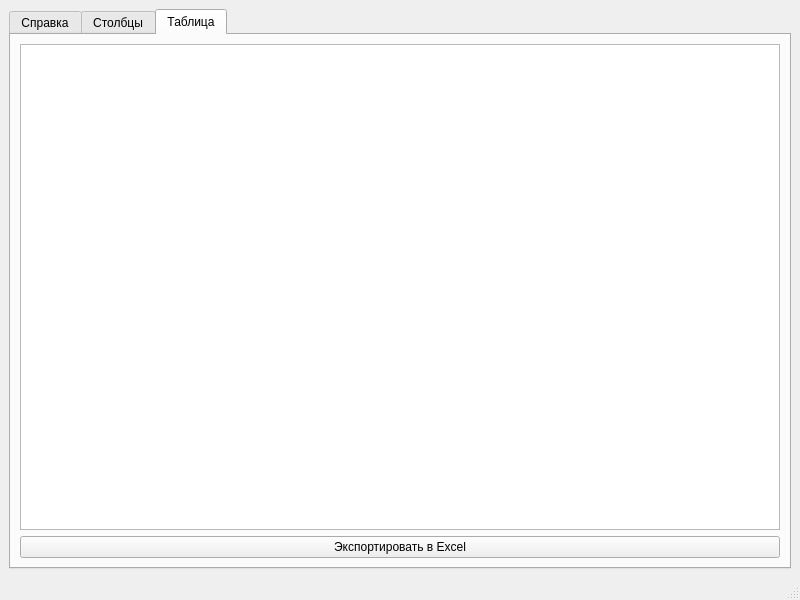
<?xml version="1.0" encoding="UTF-8"?>
<ui version="4.0">
 <class>MainWindow</class>
 <widget class="QMainWindow" name="MainWindow">
  <property name="geometry">
   <rect>
    <x>0</x>
    <y>0</y>
    <width>800</width>
    <height>600</height>
   </rect>
  </property>
  <property name="sizePolicy">
   <sizepolicy hsizetype="Preferred" vsizetype="Minimum">
    <horstretch>0</horstretch>
    <verstretch>0</verstretch>
   </sizepolicy>
  </property>
  <property name="windowTitle">
   <string>MainWindow</string>
  </property>
  <widget class="QWidget" name="centralwidget">
   <layout class="QVBoxLayout" name="verticalLayout_5">
    <item>
     <widget class="QTabWidget" name="tabWidget">
      <property name="currentIndex">
       <number>2</number>
      </property>
      <property name="usesScrollButtons">
       <bool>true</bool>
      </property>
      <widget class="QWidget" name="infoTab">
       <attribute name="title">
        <string>Справка</string>
       </attribute>
       <layout class="QVBoxLayout" name="verticalLayout_2">
        <property name="topMargin">
         <number>9</number>
        </property>
        <item>
         <widget class="QLabel" name="infoLabel">
          <property name="sizePolicy">
           <sizepolicy hsizetype="Preferred" vsizetype="Expanding">
            <horstretch>0</horstretch>
            <verstretch>0</verstretch>
           </sizepolicy>
          </property>
          <property name="styleSheet">
           <string notr="true">font-size: 20px;</string>
          </property>
          <property name="text">
           <string>text</string>
          </property>
          <property name="alignment">
           <set>Qt::AlignCenter</set>
          </property>
         </widget>
        </item>
        <item>
         <layout class="QHBoxLayout" name="horizontalLayout">
          <item>
           <widget class="QPushButton" name="proc_btn">
            <property name="sizePolicy">
             <sizepolicy hsizetype="Fixed" vsizetype="Fixed">
              <horstretch>0</horstretch>
              <verstretch>0</verstretch>
             </sizepolicy>
            </property>
            <property name="minimumSize">
             <size>
              <width>150</width>
              <height>0</height>
             </size>
            </property>
            <property name="text">
             <string>Обработать файлы</string>
            </property>
           </widget>
          </item>
          <item>
           <widget class="QPushButton" name="select_btn">
            <property name="sizePolicy">
             <sizepolicy hsizetype="Fixed" vsizetype="Fixed">
              <horstretch>0</horstretch>
              <verstretch>0</verstretch>
             </sizepolicy>
            </property>
            <property name="minimumSize">
             <size>
              <width>150</width>
              <height>0</height>
             </size>
            </property>
            <property name="layoutDirection">
             <enum>Qt::LeftToRight</enum>
            </property>
            <property name="text">
             <string>Выбрать папку</string>
            </property>
           </widget>
          </item>
         </layout>
        </item>
       </layout>
      </widget>
      <widget class="QWidget" name="attrsTab">
       <attribute name="title">
        <string>Столбцы</string>
       </attribute>
       <layout class="QHBoxLayout" name="horizontalLayout_2">
        <item>
         <widget class="QGroupBox" name="planAttrsGB">
          <property name="title">
           <string>План</string>
          </property>
          <layout class="QVBoxLayout" name="verticalLayout">
           <item>
            <widget class="QCheckBox" name="napr_chb">
             <property name="text">
              <string>Направление</string>
             </property>
            </widget>
           </item>
           <item>
            <widget class="QCheckBox" name="cafedra_chb">
             <property name="text">
              <string>Кафедра</string>
             </property>
            </widget>
           </item>
           <item>
            <widget class="QCheckBox" name="facultet_chb">
             <property name="text">
              <string>Факультет</string>
             </property>
            </widget>
           </item>
           <item>
            <widget class="QCheckBox" name="profile_chb">
             <property name="text">
              <string>Профиль</string>
             </property>
            </widget>
           </item>
           <item>
            <widget class="QCheckBox" name="sp_cod_chb">
             <property name="text">
              <string>Код специальности</string>
             </property>
            </widget>
           </item>
           <item>
            <widget class="QCheckBox" name="kvalik_chb">
             <property name="text">
              <string>Квалификация</string>
             </property>
            </widget>
           </item>
           <item>
            <widget class="QCheckBox" name="edu_form_chb">
             <property name="text">
              <string>Форма обучения</string>
             </property>
            </widget>
           </item>
           <item>
            <widget class="QCheckBox" name="start_year_chb">
             <property name="text">
              <string>Год начала</string>
             </property>
            </widget>
           </item>
           <item>
            <widget class="QCheckBox" name="standart_chb">
             <property name="text">
              <string>Стандарт ФГОС</string>
             </property>
            </widget>
           </item>
           <item>
            <widget class="QCheckBox" name="baza_chb">
             <property name="text">
              <string>База</string>
             </property>
            </widget>
           </item>
           <item>
            <spacer name="verticalSpacer">
             <property name="orientation">
              <enum>Qt::Vertical</enum>
             </property>
             <property name="sizeHint" stdset="0">
              <size>
               <width>20</width>
               <height>40</height>
              </size>
             </property>
            </spacer>
           </item>
          </layout>
         </widget>
        </item>
        <item>
         <widget class="QGroupBox" name="disciplineAttrsGB">
          <property name="title">
           <string>Дисциплина</string>
          </property>
          <layout class="QVBoxLayout" name="verticalLayout_3">
           <item>
            <widget class="QCheckBox" name="in_plan_chb">
             <property name="text">
              <string>В плане</string>
             </property>
            </widget>
           </item>
           <item>
            <widget class="QCheckBox" name="ind_chb">
             <property name="text">
              <string>Индекс</string>
             </property>
            </widget>
           </item>
           <item>
            <widget class="QCheckBox" name="discipline_chb">
             <property name="text">
              <string>Дисциплина</string>
             </property>
            </widget>
           </item>
           <item>
            <widget class="QCheckBox" name="expert_chb">
             <property name="text">
              <string>Экспертное</string>
             </property>
            </widget>
           </item>
           <item>
            <widget class="QCheckBox" name="plan_h__chb">
             <property name="text">
              <string>По плану</string>
             </property>
            </widget>
           </item>
           <item>
            <widget class="QCheckBox" name="with_teach_h_chb">
             <property name="text">
              <string>С препод.</string>
             </property>
            </widget>
           </item>
           <item>
            <widget class="QCheckBox" name="d_ip_h_chb">
             <property name="text">
              <string>ИП</string>
             </property>
            </widget>
           </item>
           <item>
            <widget class="QCheckBox" name="d_sr_h_chb">
             <property name="text">
              <string>СР</string>
             </property>
            </widget>
           </item>
           <item>
            <widget class="QCheckBox" name="d_patt_chb">
             <property name="text">
              <string>ПАтт</string>
             </property>
            </widget>
           </item>
           <item>
            <widget class="QCheckBox" name="req_h_chb">
             <property name="text">
              <string>Обяз. часть</string>
             </property>
            </widget>
           </item>
           <item>
            <widget class="QCheckBox" name="not_rq_h_chb">
             <property name="text">
              <string>Вар. часть</string>
             </property>
            </widget>
           </item>
           <item>
            <spacer name="verticalSpacer_2">
             <property name="orientation">
              <enum>Qt::Vertical</enum>
             </property>
             <property name="sizeHint" stdset="0">
              <size>
               <width>20</width>
               <height>40</height>
              </size>
             </property>
            </spacer>
           </item>
          </layout>
         </widget>
        </item>
        <item>
         <widget class="QGroupBox" name="semesterAttrsGB">
          <property name="title">
           <string>Семестр</string>
          </property>
          <layout class="QVBoxLayout" name="verticalLayout_4">
           <item>
            <widget class="QCheckBox" name="sem__chb">
             <property name="text">
              <string>Семестр</string>
             </property>
            </widget>
           </item>
           <item>
            <widget class="QCheckBox" name="s_itog_h_chb">
             <property name="text">
              <string>Итого</string>
             </property>
            </widget>
           </item>
           <item>
            <widget class="QCheckBox" name="s_lek_h_chb">
             <property name="text">
              <string>Лек</string>
             </property>
            </widget>
           </item>
           <item>
            <widget class="QCheckBox" name="s_lab_h_chb">
             <property name="text">
              <string>Лаб</string>
             </property>
            </widget>
           </item>
           <item>
            <widget class="QCheckBox" name="s_pr_h_chb">
             <property name="text">
              <string>Пр</string>
             </property>
            </widget>
           </item>
           <item>
            <widget class="QCheckBox" name="s_krp_h_chb">
             <property name="text">
              <string>КРП</string>
             </property>
            </widget>
           </item>
           <item>
            <widget class="QCheckBox" name="s_ip_h_chb">
             <property name="text">
              <string>ИП</string>
             </property>
            </widget>
           </item>
           <item>
            <widget class="QCheckBox" name="s_sr_h_chb">
             <property name="text">
              <string>СР</string>
             </property>
            </widget>
           </item>
           <item>
            <widget class="QCheckBox" name="s_cons_h_chb">
             <property name="text">
              <string>Конс</string>
             </property>
            </widget>
           </item>
           <item>
            <widget class="QCheckBox" name="s_patt_h_chb">
             <property name="text">
              <string>ПАтт</string>
             </property>
            </widget>
           </item>
           <item>
            <widget class="QCheckBox" name="control_from_chb">
             <property name="text">
              <string>Форма контроля</string>
             </property>
            </widget>
           </item>
           <item>
            <spacer name="verticalSpacer_3">
             <property name="orientation">
              <enum>Qt::Vertical</enum>
             </property>
             <property name="sizeHint" stdset="0">
              <size>
               <width>20</width>
               <height>108</height>
              </size>
             </property>
            </spacer>
           </item>
          </layout>
         </widget>
        </item>
       </layout>
      </widget>
      <widget class="QWidget" name="tableTab">
       <attribute name="title">
        <string>Таблица</string>
       </attribute>
       <layout class="QGridLayout" name="gridLayout">
        <item row="0" column="0">
         <widget class="QTableWidget" name="tableWidget"/>
        </item>
        <item row="1" column="0">
         <widget class="QPushButton" name="export_btn">
          <property name="text">
           <string>Экспортировать в Excel</string>
          </property>
         </widget>
        </item>
       </layout>
      </widget>
     </widget>
    </item>
   </layout>
  </widget>
  <widget class="QMenuBar" name="menubar">
   <property name="geometry">
    <rect>
     <x>0</x>
     <y>0</y>
     <width>800</width>
     <height>23</height>
    </rect>
   </property>
  </widget>
  <widget class="QStatusBar" name="statusbar"/>
 </widget>
 <resources/>
 <connections/>
</ui>
